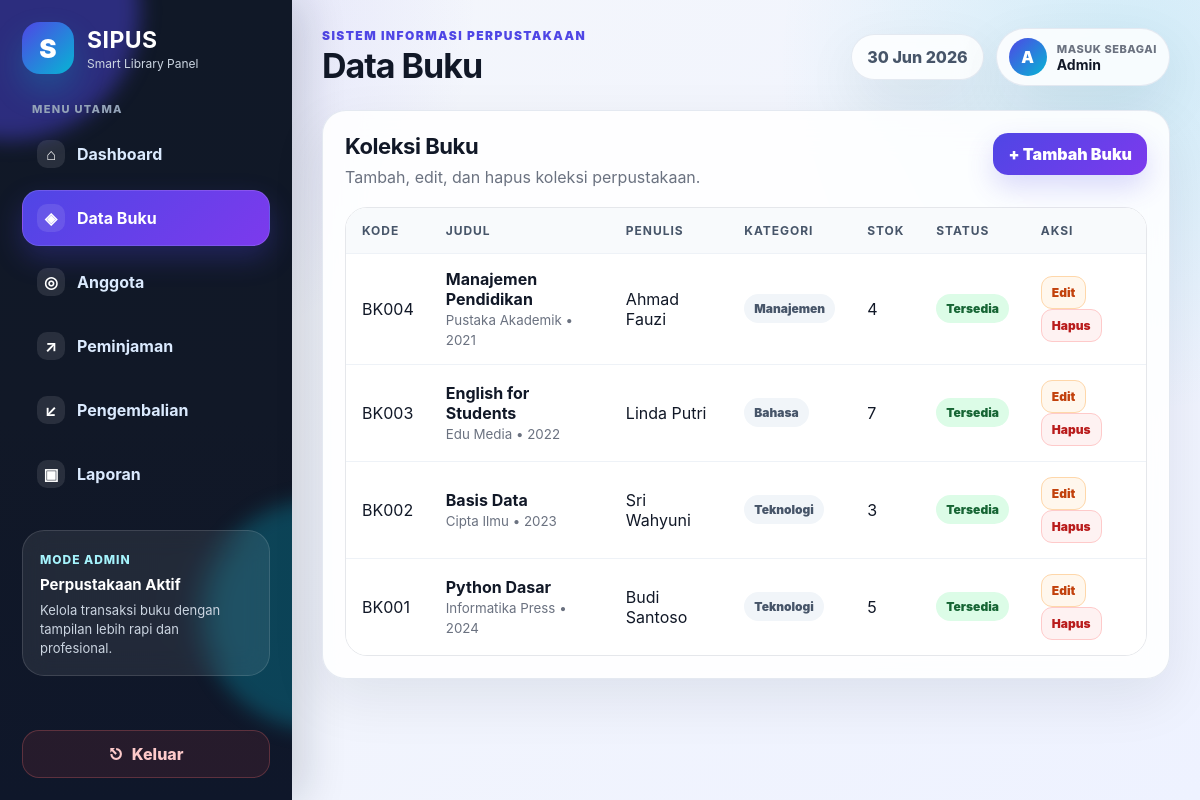
The page /buku.php (signed in) on the database its author committed.
### tables this page shows
CREATE TABLE `buku` (
  `id_buku` int NOT NULL,
  `kode_buku` varchar(30) NOT NULL,
  `judul` varchar(150) NOT NULL,
  `penulis` varchar(100) NOT NULL,
  `penerbit` varchar(100) NOT NULL,
  `tahun` year NOT NULL,
  `kategori` varchar(80) NOT NULL,
  `stok` int NOT NULL DEFAULT '0'
);

### auth.php (called while the page is built, shortened)
<?php
function e($value) {
    return htmlspecialchars((string)$value, ENT_QUOTES, 'UTF-8');
}
?>

### buku.php (the view, shortened to what this page needs)
<?php
require_once "koneksi.php";
require_once "auth.php";
$data = mysqli_query($conn, "SELECT * FROM buku ORDER BY id_buku DESC");
include "header.php";
?>
<section class="panel">
    <div class="panel-head"><div><h2>Koleksi Buku</h2><p>Tambah, edit, dan hapus koleksi perpustakaan.</p></div><button class="btn primary" data-modal="modalTambah">+ Tambah Buku</button></div>
    <div class="table-wrap"><table><thead><tr><th>Kode</th><th>Judul</th><th>Penulis</th><th>Kategori</th><th>Stok</th><th>Status</th><th>Aksi</th></tr></thead><tbody>
    <?php while($b = mysqli_fetch_assoc($data)): ?>
        <tr><td><?= e($b['kode_buku']) ?></td><td><b><?= e($b['judul']) ?></b><br><small><?= e($b['penerbit']) ?> • <?= e($b['tahun']) ?></small></td><td><?= e($b['penulis']) ?></td><td><span class="badge muted"><?= e($b['kategori']) ?></span></td><td><?= e($b['stok']) ?></td><td><?= $b['stok'] > 0 ? '<span class="badge success">Tersedia</span>' : '<span class="badge danger">Habis</span>' ?></td><td><button class="btn small warn" onclick='fillBook(<?= json_encode($b) ?>)'>Edit</button><form method="POST" class="inline" onsubmit="return confirm('Hapus buku ini?')"><input type="hidden" name="action" value="delete"><input type="hidden" name="id_buku" value="<?= $b['id_buku'] ?>"><button class="btn small danger">Hapus</button></form></td></tr>
    <?php endwhile; ?>
    </tbody></table></div>
</section>
<?php include "footer.php"; ?>

### assets/css/style.css (style rules this page uses)
:root { --bg:#f5f7fb; --bg2:#eef2ff; --surface:#ffffff; --surface-soft:#f8fafc; --text:#111827; --muted:#6b7280; --muted2:#94a3b8; --line:#e5e7eb; --line2:#eef2f7; --primary:#4f46e5; --primary2:#7c3aed; --primary3:#06b6d4; --green:#10b981; --orange:#f59e0b; --red:#ef4444; --blue:#2563eb; --shadow:0 20px 55px rgba(15,23,42,.08); --shadow2:0 12px 28px rgba(79,70,229,.20); --radius:24px; }
* { box-sizing:border-box }
html { scroll-behavior:smooth }
body { margin:0; min-height:100vh; font-family:Inter,ui-sans-serif,system-ui,-apple-system,BlinkMacSystemFont,"Segoe UI",Arial,sans-serif; color:var(--text); background: radial-gradient(circle at 8% 0%, rgba(79,70,229,.16), transparent 28%), radial-gradient(circle at 94% 8%, rgba(6,182,212,.14), transparent 26%), linear-gradient(135deg,var(--bg),var(--bg2)); }
button,input,select,textarea { font:inherit }
.stat-card,.panel { background:rgba(255,255,255,.88); border:1px solid rgba(226,232,240,.92); box-shadow:var(--shadow); backdrop-filter:blur(18px); }
.panel { border-radius:var(--radius);padding:22px;margin-bottom:18px }
.panel-head { display:flex;align-items:flex-start;justify-content:space-between;gap:16px;margin-bottom:17px }
.panel h2 { margin:0;font-size:22px;letter-spacing:-.02em }
.panel p { margin:6px 0 0;color:var(--muted);line-height:1.55 }
.table-wrap { overflow:auto;border-radius:22px;border:1px solid var(--line);background:#fff }
table { width:100%;border-collapse:separate;border-spacing:0;background:#fff }
th,td { padding:15px 16px;text-align:left;border-bottom:1px solid #eef2f7;vertical-align:middle }
th { position:sticky;top:0;background:#f8fafc;color:#475569;font-size:12px;text-transform:uppercase;letter-spacing:.08em;z-index:1 }
tr:last-child td { border-bottom:0 }
td small { color:var(--muted) }
.btn { border:0;border-radius:15px;padding:11px 15px; font-weight:900;cursor:pointer;display:inline-flex;align-items:center;justify-content:center;gap:8px; transition:.18s ease;white-space:nowrap; }
.btn.primary { background:linear-gradient(135deg,var(--primary),var(--primary2));color:#fff;box-shadow:var(--shadow2) }
.btn.small { padding:8px 10px;border-radius:11px;font-size:12px }
.btn.warn { background:#fff7ed;color:#c2410c;border:1px solid #fed7aa }
.btn.danger { background:#fef2f2;color:#b91c1c;border:1px solid #fecaca }
.badge { display:inline-flex;align-items:center;justify-content:center;padding:7px 10px;border-radius:999px;font-size:12px;font-weight:900;white-space:nowrap }
.badge.success { background:#dcfce7;color:#166534 }
.badge.muted { background:#f1f5f9;color:#475569 }
.inline { display:inline }

### rows shown on the page
buku: kode_buku "BK004", judul "Manajemen Pendidikan", penerbit "Pustaka Akademik", tahun "2021", penulis "Ahmad Fauzi", kategori "Manajemen", stok "4", shows "Tersedia"
buku: kode_buku "BK003", judul "English for Students", penerbit "Edu Media", tahun "2022", penulis "Linda Putri", kategori "Bahasa", stok "7", shows "Tersedia"
buku: kode_buku "BK002", judul "Basis Data", penerbit "Cipta Ilmu", tahun "2023", penulis "Sri Wahyuni", kategori "Teknologi", stok "3", shows "Tersedia"
buku: kode_buku "BK001", judul "Python Dasar", penerbit "Informatika Press", tahun "2024", penulis "Budi Santoso", kategori "Teknologi", stok "5", shows "Tersedia"

### other values the page prints
$title "Data Buku"
substr($_SESSION['nama'] ?? 'A', 0, 1) "A"
$_SESSION['nama'] "Admin"
